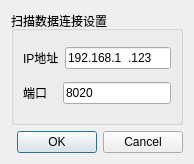
<?xml version="1.0" encoding="UTF-8"?>
<ui version="4.0">
 <class>sc_data_connsettings</class>
 <widget class="QDialog" name="sc_data_connsettings">
  <property name="geometry">
   <rect>
    <x>0</x>
    <y>0</y>
    <width>191</width>
    <height>164</height>
   </rect>
  </property>
  <property name="windowTitle">
   <string>Dialog</string>
  </property>
  <layout class="QVBoxLayout" name="verticalLayout">
   <item>
    <widget class="QGroupBox" name="tcpipGroupBox">
     <property name="title">
      <string>扫描数据连接设置</string>
     </property>
     <layout class="QVBoxLayout" name="verticalLayout_6">
      <item>
       <layout class="QHBoxLayout" name="horizontalLayout_4">
        <item>
         <widget class="QLabel" name="dataCollIPAddrLbl">
          <property name="text">
           <string>IP地址</string>
          </property>
         </widget>
        </item>
        <item>
         <widget class="QLineEdit" name="dataCollIPAddrLineEdit">
          <property name="sizePolicy">
           <sizepolicy hsizetype="MinimumExpanding" vsizetype="Fixed">
            <horstretch>0</horstretch>
            <verstretch>0</verstretch>
           </sizepolicy>
          </property>
          <property name="minimumSize">
           <size>
            <width>106</width>
            <height>0</height>
           </size>
          </property>
          <property name="inputMask">
           <string>000.000.000.000</string>
          </property>
          <property name="text">
           <string>192.168.1.123</string>
          </property>
         </widget>
        </item>
       </layout>
      </item>
      <item>
       <layout class="QHBoxLayout" name="horizontalLayout_6">
        <item>
         <widget class="QLabel" name="dataCollNetPortLbl">
          <property name="text">
           <string>端口</string>
          </property>
         </widget>
        </item>
        <item>
         <widget class="QLineEdit" name="dataCollNetPortLineEdit">
          <property name="sizePolicy">
           <sizepolicy hsizetype="Preferred" vsizetype="Fixed">
            <horstretch>0</horstretch>
            <verstretch>0</verstretch>
           </sizepolicy>
          </property>
          <property name="minimumSize">
           <size>
            <width>64</width>
            <height>0</height>
           </size>
          </property>
          <property name="text">
           <string>8020</string>
          </property>
         </widget>
        </item>
       </layout>
      </item>
     </layout>
    </widget>
   </item>
   <item>
    <widget class="QDialogButtonBox" name="scDataConnButtonBox">
     <property name="orientation">
      <enum>Qt::Horizontal</enum>
     </property>
     <property name="standardButtons">
      <set>QDialogButtonBox::Cancel|QDialogButtonBox::Ok</set>
     </property>
    </widget>
   </item>
  </layout>
 </widget>
 <resources/>
 <connections>
  <connection>
   <sender>scDataConnButtonBox</sender>
   <signal>accepted()</signal>
   <receiver>sc_data_connsettings</receiver>
   <slot>accept()</slot>
   <hints>
    <hint type="sourcelabel">
     <x>248</x>
     <y>254</y>
    </hint>
    <hint type="destinationlabel">
     <x>157</x>
     <y>274</y>
    </hint>
   </hints>
  </connection>
  <connection>
   <sender>scDataConnButtonBox</sender>
   <signal>rejected()</signal>
   <receiver>sc_data_connsettings</receiver>
   <slot>reject()</slot>
   <hints>
    <hint type="sourcelabel">
     <x>316</x>
     <y>260</y>
    </hint>
    <hint type="destinationlabel">
     <x>286</x>
     <y>274</y>
    </hint>
   </hints>
  </connection>
 </connections>
</ui>
